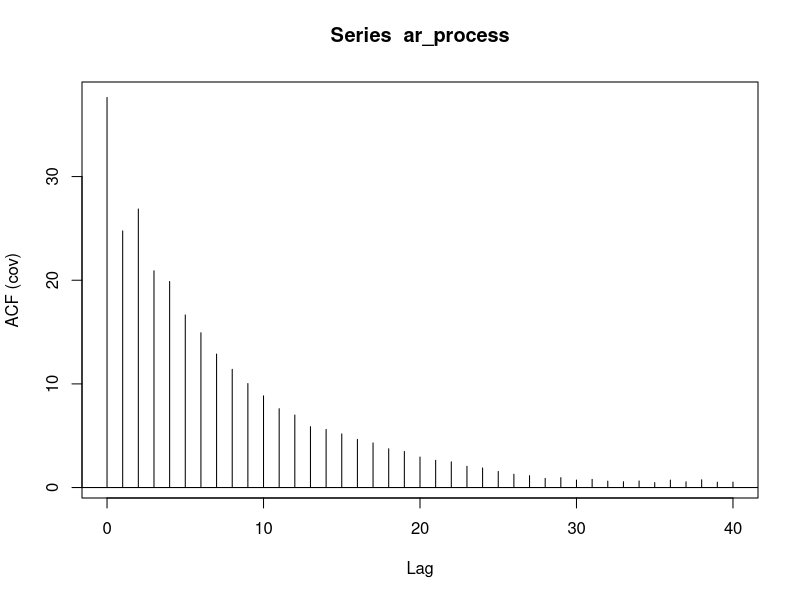
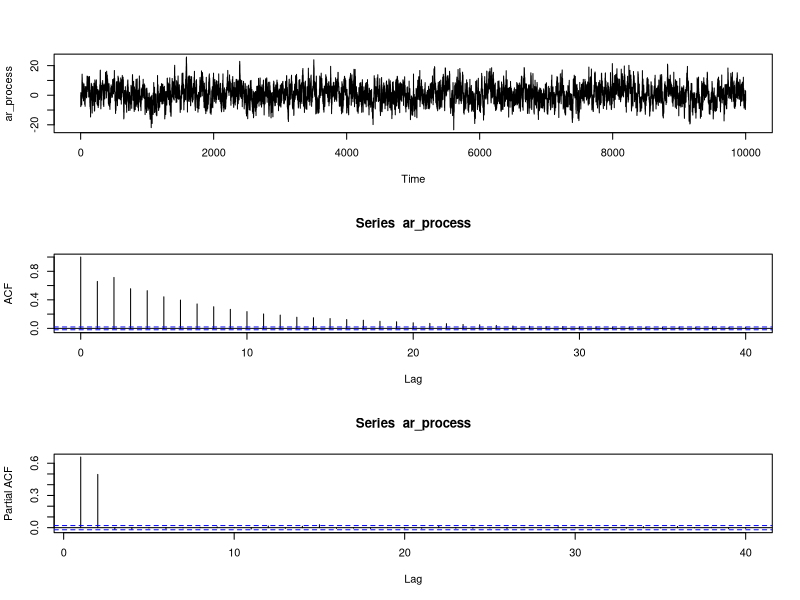

Write R code to recreate these figures, in order.
# Simulation of AR2 Process

#
rm(list = ls())
# Set the seed, so we can reproduce same dataset
#set.seed(2024)

# Model Parameters (we will estimate them using Yule Walker's wonderful work)
sigma = 4
phi = NULL
phi[1:2] = c(1/3, 1/2)
print(phi)

# Number of Data Points to Generate
n = 10000

# Simulate AR Process
ar_process = arima.sim(n, model=list(ar = phi), sd = sigma)

print("Printing first few numbers of the generated AR2 Series")
print(ar_process[1:5])

# Find and name 2nd and 3rd Sample Autocorrelation
r = NULL
r[1:2] = acf(ar_process, plot=FALSE)$acf[2:3]
print(r)

# Matrix R
R = matrix(1,2,2) # A 2x2 matrix of 1s
# Edit R
R[1,2] = r[1]
R[2,1] = r[1]
print("R")
print(R)

# b Column Vector on the right
b = matrix(r, nrow=2, ncol=1) # b column vector with no entries
print("b")
print(b)

# Solve(R, b)  --- solves Rx=b and gives vector x = inv(R)*b
phiHat = matrix(c(solve(R, b)[1,1], solve(R, b)[2,1]), 2, 1)
print("phi")
print(phi)
print("phiHat")
print(phiHat)


# Variance Estimation
c0 = acf(ar_process, type='covariance')$acf[1]

varHat = c0*(1 - sum(phiHat * r))
print("varHat")
print(varHat)

# Let's do some Plotting
par( mfrow=c(3,1) )
plot(ar_process)
acf(ar_process)
acf(ar_process, type='partial')




